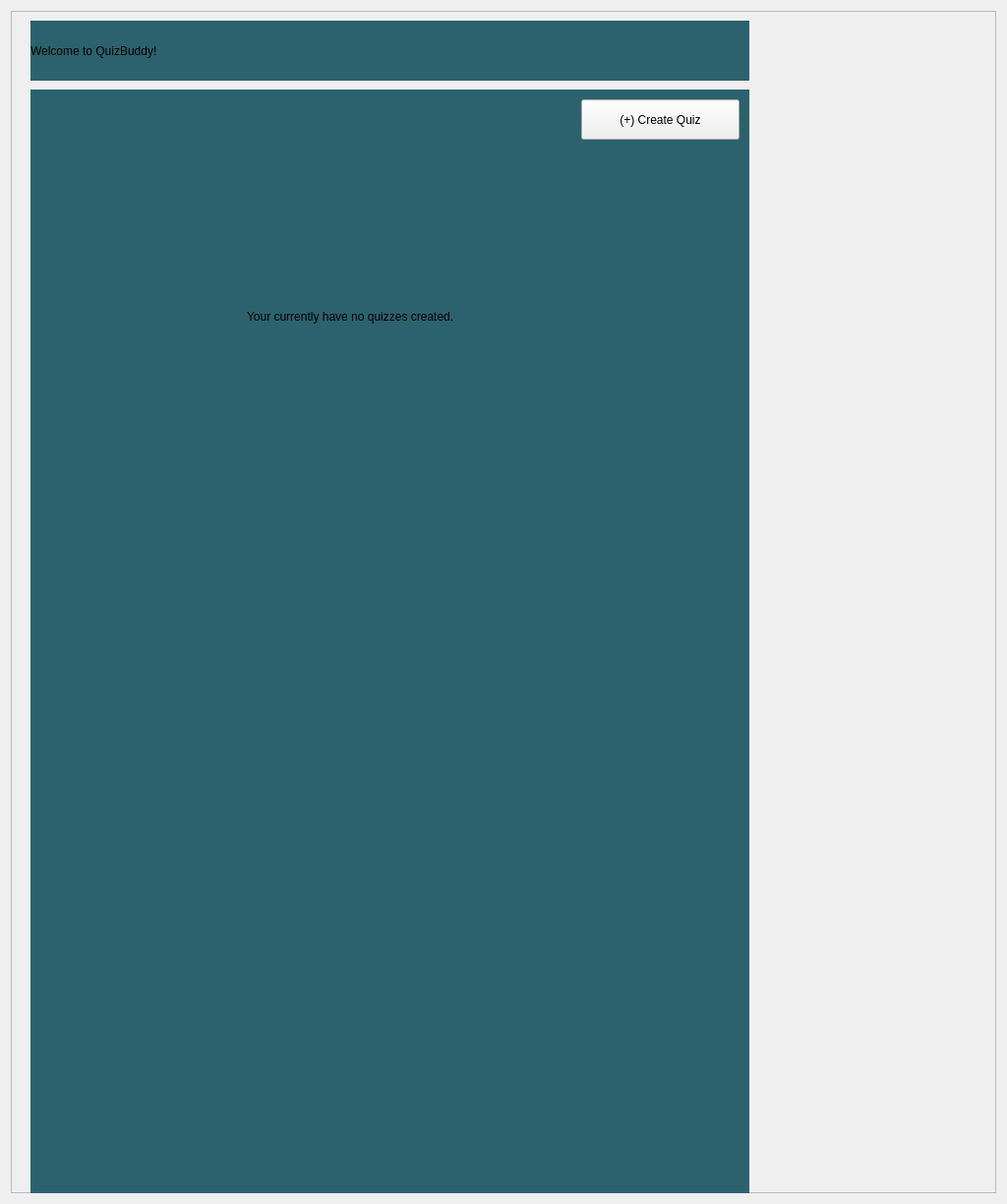
      <widget class="QWidget" name="scrollAreaWidgetContents_6">
       <property name="geometry">
        <rect>
         <x>0</x>
         <y>0</y>
         <width>1024</width>
         <height>1224</height>
        </rect>
       </property>
       <layout class="QVBoxLayout" name="verticalLayout_6">
        <item>
         <widget class="QFrame" name="frame_5">
          <property name="minimumSize">
           <size>
            <width>1000</width>
            <height>1200</height>
           </size>
          </property>
          <property name="styleSheet">
           <string notr="true">bbackground-color:rgb(13, 107, 90);</string>
          </property>
          <property name="frameShape">
           <enum>QFrame::StyledPanel</enum>
          </property>
          <property name="frameShadow">
           <enum>QFrame::Raised</enum>
          </property>
          <widget class="QLabel" name="label_24">
           <property name="geometry">
            <rect>
             <x>20</x>
             <y>10</y>
             <width>731</width>
             <height>61</height>
            </rect>
           </property>
           <property name="styleSheet">
            <string notr="true">background-color: rgb(44, 98, 109);
font: 18pt &quot;Times New Roman&quot;;</string>
           </property>
           <property name="text">
            <string>Welcome to QuizBuddy!</string>
           </property>
          </widget>
          <widget class="QLabel" name="label_25">
           <property name="geometry">
            <rect>
             <x>20</x>
             <y>80</y>
             <width>731</width>
             <height>1200</height>
            </rect>
           </property>
           <property name="styleSheet">
            <string notr="true">background-color: rgb(44, 98, 109);
font: 18pt &quot;Times New Roman&quot;;</string>
           </property>
           <property name="text">
            <string/>
           </property>
          </widget>
          <widget class="QLabel" name="label_26">
           <property name="geometry">
            <rect>
             <x>240</x>
             <y>270</y>
             <width>271</width>
             <height>81</height>
            </rect>
           </property>
           <property name="styleSheet">
            <string notr="true">
background-color: rgb(44, 98, 109);
font: 14pt &quot;Times New Roman&quot;;</string>
           </property>
           <property name="text">
            <string>Your currently have no quizzes created. </string>
           </property>
          </widget>
          <widget class="QPushButton" name="createQuizButton">
           <property name="geometry">
            <rect>
             <x>580</x>
             <y>90</y>
             <width>161</width>
             <height>41</height>
            </rect>
           </property>
           <property name="styleSheet">
            <string notr="true">font: 14pt &quot;Times New Roman&quot;;</string>
           </property>
           <property name="text">
            <string>(+) Create Quiz</string>
           </property>
          </widget>
         </widget>
        </item>
       </layout>
      </widget>
